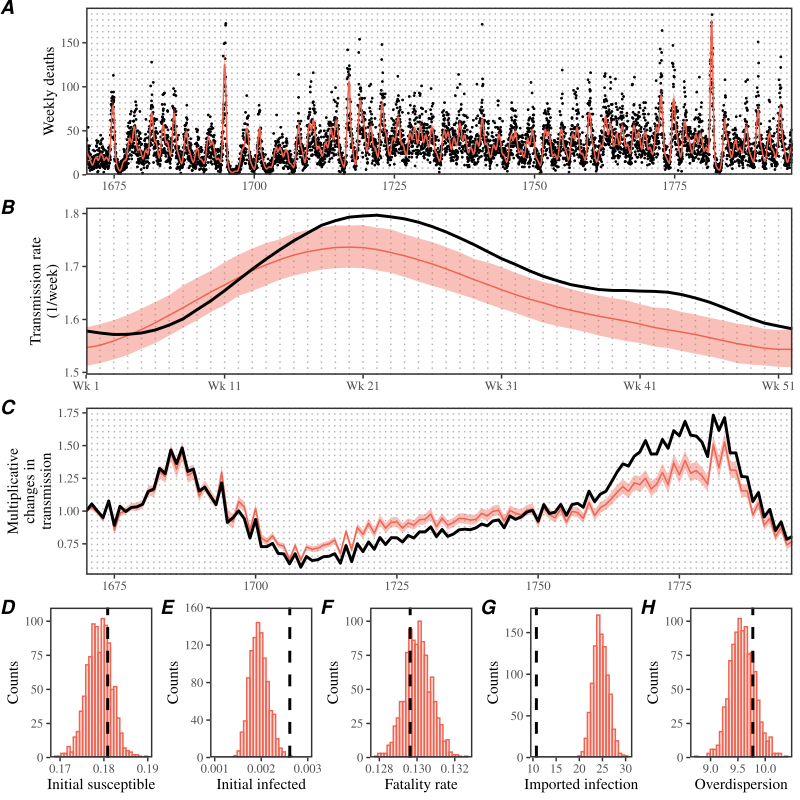

This chart was generated by the following R code:
library(dplyr)
library(ggplot2); theme_set(theme_bw(base_family = "Times"))
library(egg)
library(cmdstanr)
library(gridExtra)
load("../simulate/simulate_base.rda")

load("../stanfit_sir_perturb_demog_dd/stanfit_sir_perturb_demog_dd_cmdstanr_sb.rda")

data_filter <- simulate_base[[1]]

fitdata <- data.frame(
  year=data_filter$year+1669,
  week=data_filter$week,
  est=summary_sir_perturb_demog_dd_cmdstanr_laplace_sb$median[grepl("C\\[", summary_sir_perturb_demog_dd_cmdstanr_laplace_sb$variable)],
  lwr=summary_sir_perturb_demog_dd_cmdstanr_laplace_sb$q5[grepl("C\\[", summary_sir_perturb_demog_dd_cmdstanr_laplace_sb$variable)],
  upr=summary_sir_perturb_demog_dd_cmdstanr_laplace_sb$q95[grepl("C\\[", summary_sir_perturb_demog_dd_cmdstanr_laplace_sb$variable)]
)

g1 <- ggplot(fitdata) +
  geom_vline(xintercept=unique(data_filter$year)+1669, lty=3, col="gray70") +
  geom_point(data=data_filter, aes(year+week/52+1669, cases), size=0.3) +
  geom_ribbon(aes(year+week/52, ymin=lwr, ymax=upr), fill="#EF6351", alpha=0.4) +
  geom_line(aes(year+week/52, est), col="#EF6351") +
  scale_x_continuous("Year", expand=c(0, 0)) +
  scale_y_continuous("Weekly deaths", expand=c(0, 0), limits=c(0, 190)) +
  theme(
    panel.grid = element_blank(),
    panel.border = element_rect(linewidth=1),
    axis.title.x = element_blank()
  )

betaorig <- data.frame(
  week=1:52,
  true=exp(simulate_base$logbeta)
)

betadata <- data.frame(
  week=1:52,
  est=exp(summary_sir_perturb_demog_dd_cmdstanr_laplace_sb$median[grepl("logbeta\\[", summary_sir_perturb_demog_dd_cmdstanr_laplace_sb$variable)]),
  lwr=exp(summary_sir_perturb_demog_dd_cmdstanr_laplace_sb$q5[grepl("logbeta\\[", summary_sir_perturb_demog_dd_cmdstanr_laplace_sb$variable)]),
  upr=exp(summary_sir_perturb_demog_dd_cmdstanr_laplace_sb$q95[grepl("logbeta\\[", summary_sir_perturb_demog_dd_cmdstanr_laplace_sb$variable)])
)

g2 <- ggplot(betadata) +
  geom_vline(xintercept=1:52, lty=3, col="gray70") +
  geom_ribbon(aes(week, ymin=lwr, ymax=upr), fill="#EF6351", alpha=0.4) +
  geom_line(aes(week, est), col="#EF6351") +
  geom_line(data=betaorig, aes(week, true), lwd=1) +
  scale_x_continuous("Week of year", expand=c(0, 0),
                     breaks=c(1, 11, 21, 31, 41, 51),
                     labels=c("Wk 1", "Wk 11", "Wk 21", "Wk 31", "Wk 41", "Wk 51")) +
  scale_y_continuous("Transmission rate\n(1/week)") +
  theme(
    panel.grid = element_blank(),
    panel.border = element_rect(linewidth=1),
    axis.title.x = element_blank()
  )

epsilonorig <- data.frame(
  year=unique(data_filter$year)+1669,
  true=exp(simulate_base$epsilon)
)

epsilondata <- data.frame(
  year=unique(data_filter$year)+1669,
  est=summary_sir_perturb_demog_dd_cmdstanr_laplace_sb$median[grepl("^epsilon\\[", summary_sir_perturb_demog_dd_cmdstanr_laplace_sb$variable)],
  lwr=summary_sir_perturb_demog_dd_cmdstanr_laplace_sb$q5[grepl("^epsilon\\[", summary_sir_perturb_demog_dd_cmdstanr_laplace_sb$variable)],
  upr=summary_sir_perturb_demog_dd_cmdstanr_laplace_sb$q95[grepl("^epsilon\\[", summary_sir_perturb_demog_dd_cmdstanr_laplace_sb$variable)]
)

g3 <- ggplot(epsilondata) +
  geom_vline(xintercept=unique(data_filter$year)+1669, lty=3, col="gray70") +
  geom_ribbon(aes(year, ymin=exp(lwr), ymax=exp(upr)), fill="#EF6351", alpha=0.4) +
  geom_line(aes(year, exp(est)), col="#EF6351") +
  geom_line(data=epsilonorig, aes(year, true), lwd=1) +
  scale_x_continuous("Year", expand=c(0, 0)) +
  scale_y_continuous("Multiplicative\nchanges in\ntransmission") +
  theme(
    panel.grid = element_blank(),
    panel.border = element_rect(linewidth=1),
    axis.title.x = element_blank()
  )

draws_sb <- stanfit_sir_perturb_demog_dd_cmdstanr_laplace_sb$draws()

g4 <- ggplot(as.data.frame(draws_sb[,"S0"])) +
  geom_histogram(aes(S0), col="#EF6351", fill="#EF6351", alpha=0.2) +
  geom_vline(xintercept=simulate_base$S0, lty=2, lwd=1) +
  scale_x_continuous("Initial susceptible",
                     breaks=c(0.17, 0.18, 0.19)) +
  scale_y_continuous("Counts", expand=c(0, 0), limits=c(0, 110)) +
  theme(
    panel.border = element_rect(linewidth=1),
    panel.grid = element_blank()
  )

g5 <- ggplot(as.data.frame(draws_sb[,"I0"])) +
  geom_histogram(aes(I0), col="#EF6351", fill="#EF6351", alpha=0.2) +
  geom_vline(xintercept=simulate_base$I0, lty=2, lwd=1) +
  scale_x_continuous("Initial infected",
                     breaks=c(0.001, 0.002, 0.003),
                     limits=c(0.001, 0.003)) +
  scale_y_continuous("Counts", expand=c(0, 0), limits=c(0, 160)) +
  theme(
    panel.border = element_rect(linewidth=1),
    panel.grid = element_blank()
  )

g6 <- ggplot(as.data.frame(draws_sb[,"rho"])) +
  geom_histogram(aes(rho), col="#EF6351", fill="#EF6351", alpha=0.2) +
  geom_vline(xintercept=simulate_base$rho, lty=2, lwd=1) +
  scale_x_continuous("Fatality rate", breaks=c(0.128, 0.13, 0.132)) +
  scale_y_continuous("Counts", expand=c(0, 0), limits=c(0, 110)) +
  theme(
    panel.border = element_rect(linewidth=1),
    panel.grid = element_blank()
  )

g7 <- ggplot(as.data.frame(draws_sb[,"omega"])) +
  geom_histogram(aes(omega), col="#EF6351", fill="#EF6351", alpha=0.2) +
  geom_vline(xintercept=simulate_base$omega, lty=2, lwd=1) +
  scale_x_continuous("Imported infection") +
  scale_y_continuous("Counts", expand=c(0, 0), limits=c(0, 180)) +
  theme(
    panel.border = element_rect(linewidth=1),
    panel.grid = element_blank()
  )

g8 <- ggplot(as.data.frame(draws_sb[,"phi"])) +
  geom_histogram(aes(phi), col="#EF6351", fill="#EF6351", alpha=0.2) +
  geom_vline(xintercept=simulate_base$phi, lty=2, lwd=1) +
  scale_x_continuous("Overdispersion") +
  scale_y_continuous("Counts", expand=c(0, 0), limits=c(0, 110)) +
  theme(
    panel.border = element_rect(linewidth=1),
    panel.grid = element_blank()
  )

gcomb <- ggarrange(g1, g2, g3, nrow=3,
                   labels=c("A", "B", "C"))
gcomb2 <- ggarrange(g4, g5, g6, g7, g8, nrow=1,
                    labels=c("D", "E", "F", "G", "H"))

gfinal <- arrangeGrob(gcomb, gcomb2, heights=c(3,1))

ggsave("figure_stanfit_sb.pdf", gfinal, width=8, height=8)
